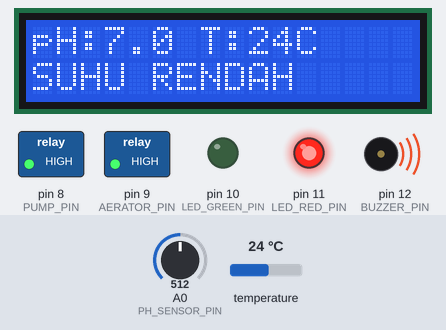
Recording of a sketch running on a simulated Arduino Mega 2560, built with avr-gcc and run on an emulated ATmega2560. Parts: 16×2 character LCD, switched loads named in the sketch (green lamp = pin HIGH), output pins drawn as LEDs (lit = HIGH), buzzer (waves = sounding). The inputs (shaded band) are chosen by the test bench; at power-on: temperature 24 °C, A0 (PH_SENSOR_PIN) = 512. What the sketch prints to the serial monitor is not drawn.

Above: at 8.0 s.
8.1 s: temperature set to 25.6 °C
At 10.5 s:
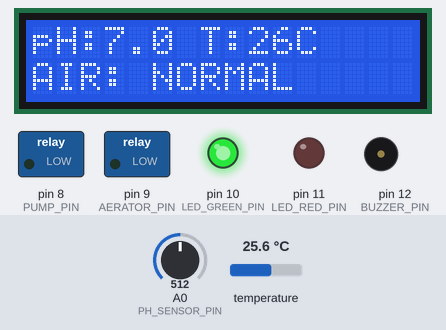
10.8 s: A0 (PH_SENSOR_PIN) set to 574
At 14.0 s:
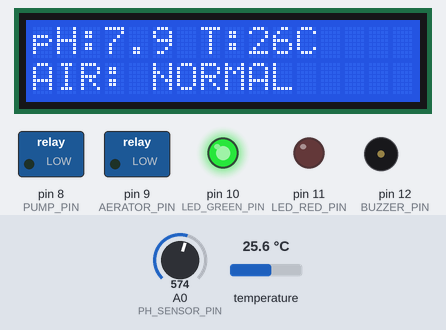
14.5 s: A0 (PH_SENSOR_PIN) set to 599
At 17.4 s:
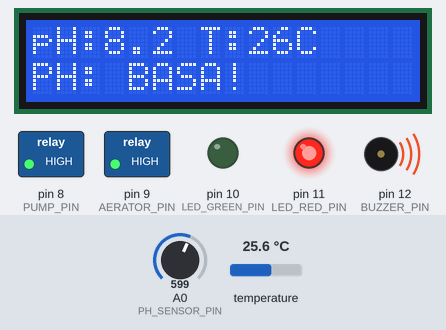
18.2 s: A0 (PH_SENSOR_PIN) set to 306
At 21.2 s:
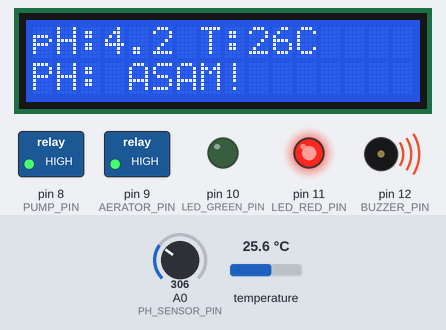
21.9 s: temperature set to 12 °C
At 23.7 s:
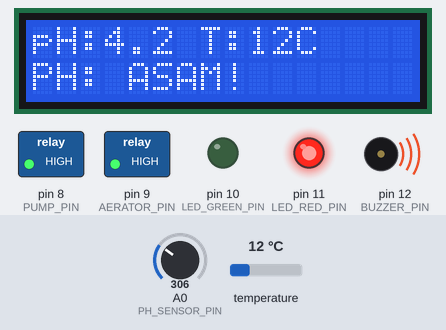
24.3 s: temperature set to 19 °C
At 27.5 s:
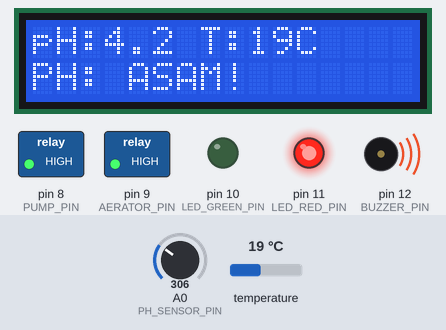
Timing chart, 0 to 28.5 s (numbered marks = the images above; inputs shaded):
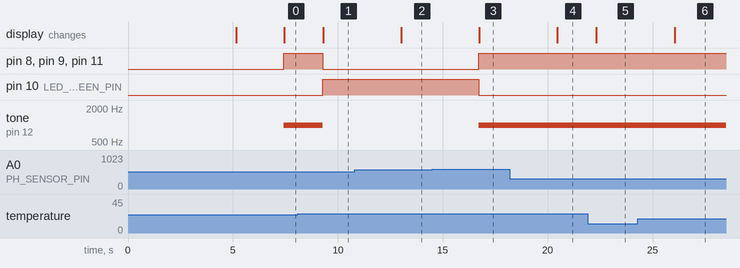

Measured:
- the behaviour switches between 24.9 and 25 °C on temperature (found by bisection; images 0 and 1)
- the behaviour switches between 584 and 585 on A0 (PH_SENSOR_PIN) (found by bisection; images 2 and 3)
- after the input at 8.1 s, pin 8 (PUMP_PIN), pin 9 (AERATOR_PIN), pin 11 (LED_RED_PIN): HIGH → LOW after 1.2 s; pin 10 (LED_GREEN_PIN): LOW → HIGH after 1.2 s; tone on pin 12 (BUZZER_PIN): 1000 Hz → silent after 1.2 s; the display: changes after 1.2 s (image 1)
- after the input at 10.8 s, the display: changes after 2.2 s (image 2)
- after the input at 14.5 s, pin 8 (PUMP_PIN), pin 9 (AERATOR_PIN), pin 11 (LED_RED_PIN): LOW → HIGH after 2.2 s; pin 10 (LED_GREEN_PIN): HIGH → LOW after 2.2 s; tone on pin 12 (BUZZER_PIN): silent → 1000 Hz after 2.2 s; the display: changes after 2.2 s (image 3)
- after the input at 18.2 s, the display: changes after 2.3 s (image 4)
- after the input at 21.9 s, the display: changes after 0.42 s (image 5)
- after the input at 24.3 s, the display: changes after 1.8 s (image 6)

The sketch:

sketch.ino
```cpp
#include <OneWire.h>
#include <DallasTemperature.h>
#include <LiquidCrystal_I2C.h>

// PIN CONFIGURATION
#define PH_SENSOR_PIN     A0
#define TEMP_SENSOR_PIN   7
#define PUMP_PIN          8
#define AERATOR_PIN       9
#define LED_GREEN_PIN     10
#define LED_RED_PIN       11
#define BUZZER_PIN        12

// OBJECTS
OneWire oneWire(TEMP_SENSOR_PIN);
DallasTemperature tempSensor(&oneWire);
LiquidCrystal_I2C lcd(0x27, 16, 2);

// THRESHOLDS
const float PH_MIN = 6.5;
const float PH_MAX = 8.0;
const float TEMP_MIN = 25.0;
const float TEMP_MAX = 30.0;

// VARIABLES
float phValue = 7.0;
float temperatureC = 0.0;
String condition = "NORMAL";

// FUNCTION: Read simulated pH
// Potentiometer represents the analog output of a pH sensor.
// Wokwi analog range: 0 - 1023
// Converted to simulated pH range: 0 - 14
float readPH() {
  int rawValue = analogRead(PH_SENSOR_PIN);

  float ph = (rawValue / 1023.0) * 14.0;

  return ph;
}

// FUNCTION: Determine condition
void determineCondition() {
  if (phValue < PH_MIN) {
    condition = "PH TERLALU ASAM";
  }
  else if (phValue > PH_MAX) {
    condition = "PH TERLALU BASA";
  }
  else if (temperatureC < TEMP_MIN) {
    condition = "SUHU RENDAH";
  }
  else if (temperatureC >= TEMP_MAX) {
    condition = "SUHU TINGGI";
  }
  else {
    condition = "NORMAL";
  }
}

// FUNCTION: Control actuators
void controlActuators() {

  if (condition == "NORMAL") {

    digitalWrite(PUMP_PIN, LOW);
    digitalWrite(AERATOR_PIN, LOW);

    digitalWrite(LED_GREEN_PIN, HIGH);
    digitalWrite(LED_RED_PIN, LOW);

    noTone(BUZZER_PIN);
  }
  else {

    digitalWrite(PUMP_PIN, HIGH);
    digitalWrite(AERATOR_PIN, HIGH);

    digitalWrite(LED_GREEN_PIN, LOW);
    digitalWrite(LED_RED_PIN, HIGH);

    tone(BUZZER_PIN, 1000);
  }
}

// FUNCTION: Update LCD
void updateLCD() {

  lcd.clear();

  // Line 1: pH and temperature
  lcd.setCursor(0, 0);
  lcd.print("pH:");
  lcd.print(phValue, 1);
  lcd.print(" T:");
  lcd.print(temperatureC, 0);
  lcd.print("C");

  // Line 2: condition
  lcd.setCursor(0, 1);
  if (condition == "NORMAL") {
    lcd.print("AIR: NORMAL");
  }
  else if (condition == "PH TERLALU ASAM") {
    lcd.print("PH: ASAM!");
  }
  else if (condition == "PH TERLALU BASA") {
    lcd.print("PH: BASA!");
  }
  else if (condition == "SUHU RENDAH") {
    lcd.print("SUHU RENDAH");
  }
  else if (condition == "SUHU TINGGI") {
    lcd.print("SUHU TINGGI");
  }
}

//Serial monitoring
void updateSerial() {
  Serial.println("SMART POND MONITORING");
  Serial.print("pH Air      : ");
  Serial.println(phValue, 2);
  Serial.print("Suhu Air    : ");
  Serial.print(temperatureC, 2);
  Serial.println(" C");
  Serial.print("Kondisi     : ");
  Serial.println(condition);
  Serial.println();
  Serial.print("Pompa       : ");
  Serial.println(condition == "NORMAL" ? "OFF" : "ON");
  Serial.print("Aerator     : ");
  Serial.println(condition == "NORMAL" ? "OFF" : "ON");
  Serial.println();
}

// SETUP
void setup() {
  Serial.begin(9600);
  pinMode(PH_SENSOR_PIN, INPUT);
  pinMode(PUMP_PIN, OUTPUT);
  pinMode(AERATOR_PIN, OUTPUT);
  pinMode(LED_GREEN_PIN, OUTPUT);
  pinMode(LED_RED_PIN, OUTPUT);
  pinMode(BUZZER_PIN, OUTPUT);

  // Initial actuator state
  digitalWrite(PUMP_PIN, LOW);
  digitalWrite(AERATOR_PIN, LOW);
  digitalWrite(LED_GREEN_PIN, LOW);
  digitalWrite(LED_RED_PIN, LOW);

  noTone(BUZZER_PIN);

  // Start DS18B20
  tempSensor.begin();

  // Start LCD
  lcd.init();
  lcd.backlight();

  // STARTUP DISPLAY
  Serial.println();
  Serial.println("Nama : Erlangga Aghna Fatah");
  Serial.println("NIM  : 24051204040");
  Serial.println();
  Serial.println("SYSTEM INITIALIZING...");

  lcd.clear();
  lcd.setCursor(0, 0);
  lcd.print("Erlangga Aghna F");
  lcd.setCursor(0, 1);
  lcd.print("24051204040");
  delay(5000);

  lcd.clear();
  lcd.setCursor(0, 0);
  lcd.print("System Ready!");
  lcd.setCursor(0, 1);
  lcd.print("Monitoring...");
  delay(1500);

  Serial.println("System Ready!");
  Serial.println();
}

// LOOP
void loop() {

  // Read pH simulator
  phValue = readPH();

  // Read DS18B20
  tempSensor.requestTemperatures();
  temperatureC = tempSensor.getTempCByIndex(0);

  // Check sensor error
  if (temperatureC == DEVICE_DISCONNECTED_C) {
    Serial.println("ERROR: DS18B20 tidak terdeteksi!");
    temperatureC = 0.0;
  }

  determineCondition();
  controlActuators();
  updateLCD();
  updateSerial();
  delay(1000);
}
```
